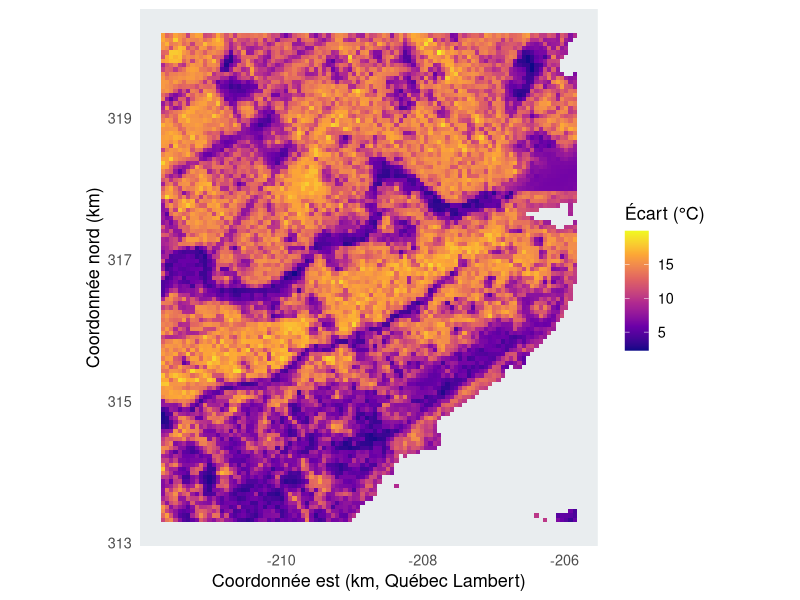
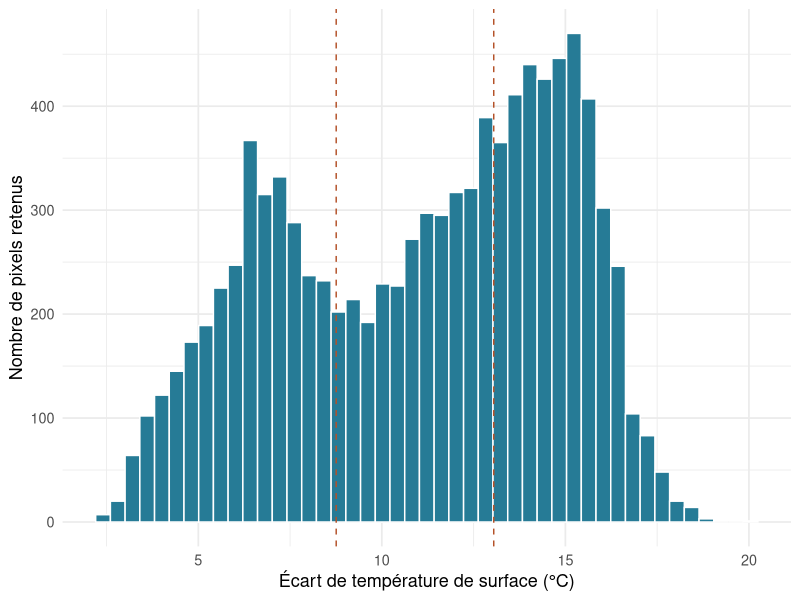
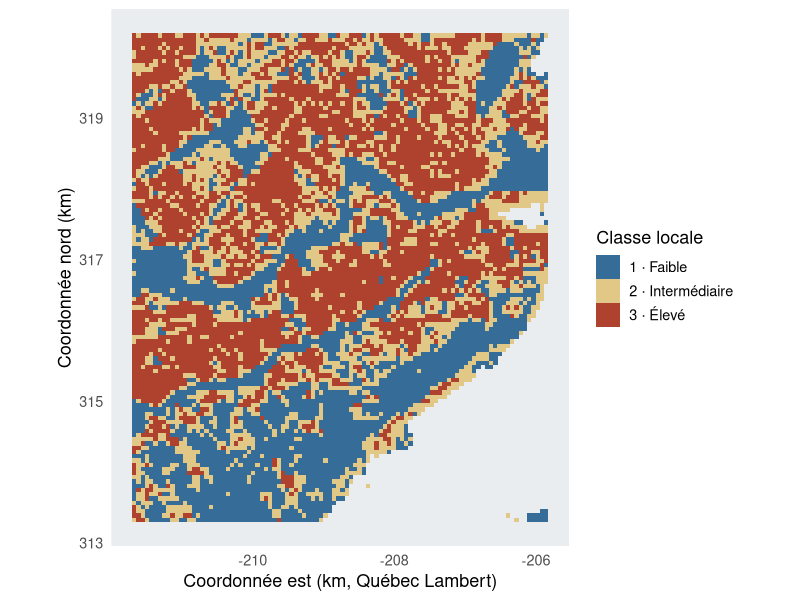
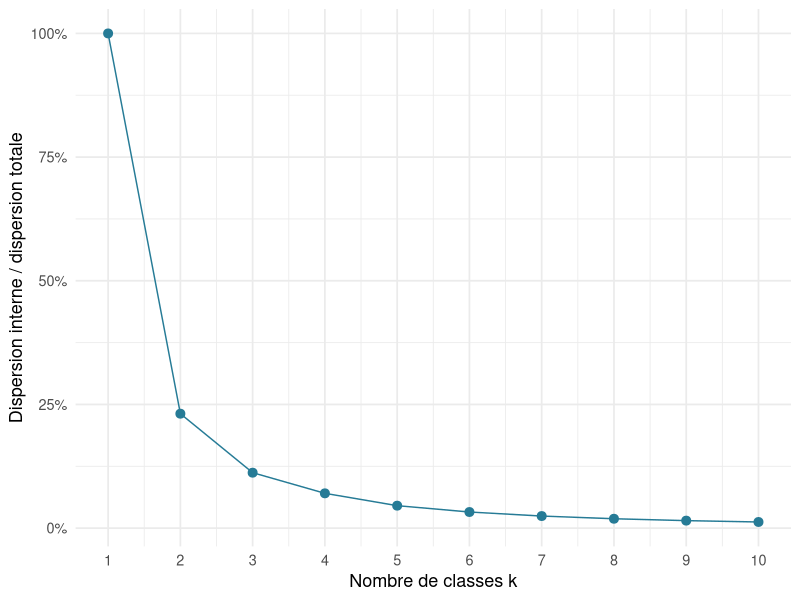
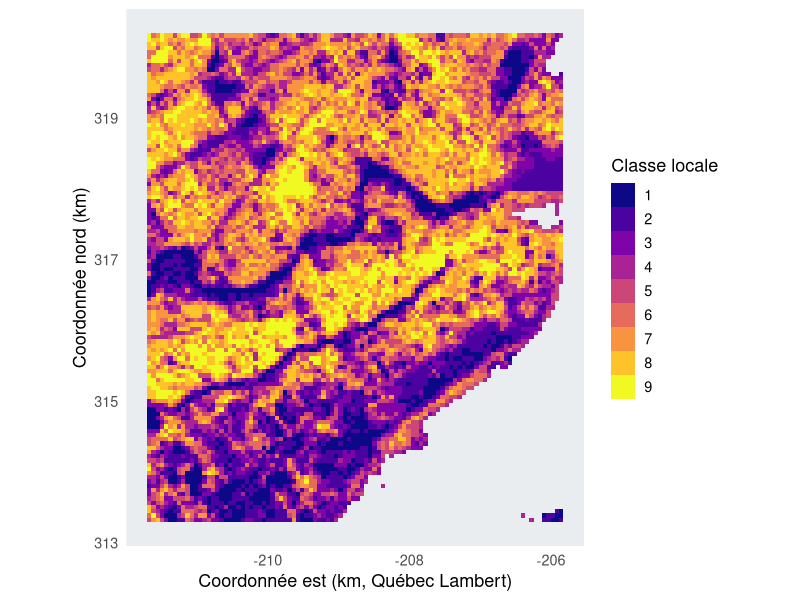

Reproduce these figures in R, in order.
## ---- chunk 1
library(readr)
library(dplyr)
library(tidyr)
library(ggplot2)
library(knitr)
library(scales)

theme_set(theme_minimal(base_size = 13))
fmt <- function(x, digits = 1) {
  formatC(x, format = "f", digits = digits, decimal.mark = ",")
}
chaleur <- read_csv("data/chaleur-quebec-2020-2022.csv",
                    col_types = cols(.default = col_double()))
stopifnot(nrow(chaleur) > 1000, !anyDuplicated(chaleur[c("x_m", "y_m")]),
          all(is.finite(chaleur$ecart_c)), all(chaleur$ecart_c != -99999))

chaleur |>
  summarise(Pixels = n(), Minimum = min(ecart_c),
            Mediane = median(ecart_c), Maximum = max(ecart_c)) |>
  kable(digits = 2, caption = "Écarts de température de surface dans l’extrait (°C).")
## ---- chunk 2
#| fig-cap: "Écarts prédits dans l’extrait autour de Québec. Chaque carré affiche un pixel retenu, agrandi au pas de 60 m pour la lecture ; aucune moyenne à 60 m n’a été calculée. Les espaces sans valeur sont gris."
#| fig-alt: "Carte continue des écarts de température de surface prédits dans une fenêtre autour de Québec, du plus faible au plus élevé."
ggplot(chaleur, aes(x_m / 1000, y_m / 1000, fill = ecart_c)) +
  geom_tile(width = .06, height = .06) +
  scale_fill_viridis_c(option = "C", name = "Écart (°C)") +
  coord_equal() +
  labs(x = "Coordonnée est (km, Québec Lambert)",
       y = "Coordonnée nord (km)") +
  theme(panel.background = element_rect(fill = "#e9edef", color = NA),
        panel.grid = element_blank())
## ---- chunk 3
# Les numéros bruts de kmeans sont arbitraires. Cette fonction les ordonne
# du plus petit au plus grand centre, ce qui rend les cartes interprétables.
classer <- function(valeurs, k, graine = 4230) {
  set.seed(graine)
  modele <- kmeans(matrix(valeurs, ncol = 1), centers = k,
                   nstart = 25, iter.max = 200)
  ordre <- order(modele$centers[, 1])
  list(modele = modele,
       centres = as.numeric(modele$centers[ordre, 1]),
       classe = match(modele$cluster, ordre))
}

k3 <- classer(chaleur$ecart_c, k = 3)
chaleur <- chaleur |> mutate(classe3 = k3$classe)
resume3 <- chaleur |>
  group_by(classe3) |>
  summarise(n = n(), minimum = min(ecart_c), centre = mean(ecart_c),
            maximum = max(ecart_c), .groups = "drop")
resume3 |> kable(digits = 2,
  caption = "Trois classes calculées sur l’extrait. Les centres sont les moyennes de classe.")

stopifnot(all(diff(k3$centres) > 0), sum(resume3$n) == nrow(chaleur))
## ---- chunk 4
#| fig-cap: "La distribution continue et les deux frontières du classement en trois groupes."
#| fig-alt: "Histogramme des écarts de température, séparé par les deux seuils calculés entre les trois centres k-means."
seuils3 <- (head(k3$centres, -1) + tail(k3$centres, -1)) / 2
ggplot(chaleur, aes(ecart_c)) +
  geom_histogram(bins = 45, fill = "#267b96", color = "white") +
  geom_vline(xintercept = seuils3, linetype = "dashed", color = "#b45229") +
  labs(x = "Écart de température de surface (°C)", y = "Nombre de pixels retenus")
## ---- chunk 5
#| fig-cap: "Trois groupes ordonnés selon leurs centres. Les mots faible, intermédiaire et élevé se rapportent uniquement aux valeurs de cet extrait."
#| fig-alt: "Carte des trois groupes k-means dans le secteur étudié, classés du plus faible au plus grand écart de température."
chaleur |>
  mutate(groupe = factor(classe3, levels = 1:3,
                         labels = c("1 · Faible", "2 · Intermédiaire", "3 · Élevé"))) |>
  ggplot(aes(x_m / 1000, y_m / 1000, fill = groupe)) +
  geom_tile(width = .06, height = .06) +
  scale_fill_manual(values = c("#366c98", "#e1c886", "#ae422f"), name = "Classe locale") +
  coord_equal() + labs(x = "Coordonnée est (km, Québec Lambert)",
                       y = "Coordonnée nord (km)") +
  theme(panel.background = element_rect(fill = "#e9edef", color = NA),
        panel.grid = element_blank())
## ---- chunk 6
#| fig-cap: "Dispersion interne relative au classement à un seul groupe. Le graphique aide à apprécier le gain obtenu en ajoutant une classe."
#| fig-alt: "Courbe de la dispersion interne pour un à dix groupes k-means."
dispersion_totale <- sum((chaleur$ecart_c - mean(chaleur$ecart_c))^2)
coude <- tibble(k = 1:10,
  W = vapply(1:10, function(k) {
    classer(chaleur$ecart_c, k)$modele$tot.withinss
  }, numeric(1))) |>
  mutate(fraction = W / dispersion_totale)
ggplot(coude, aes(k, fraction)) +
  geom_line(color = "#267b96") + geom_point(color = "#267b96", size = 2.7) +
  scale_x_continuous(breaks = 1:10) +
  scale_y_continuous(labels = label_percent()) +
  labs(x = "Nombre de classes k", y = "Dispersion interne / dispersion totale")
## ---- chunk 7
#| fig-cap: "Neuf classes recalculées localement. Elles ne correspondent pas aux numéros des classes officielles de l’INSPQ."
#| fig-alt: "Carte de neuf classes k-means ordonnées par écart de température croissant sur l’extrait."
k9 <- classer(chaleur$ecart_c, k = 9)
chaleur <- chaleur |> mutate(classe9 = k9$classe)
ggplot(chaleur, aes(x_m / 1000, y_m / 1000, fill = factor(classe9))) +
  geom_tile(width = .06, height = .06) +
  scale_fill_viridis_d(option = "C", name = "Classe locale") +
  coord_equal() + labs(x = "Coordonnée est (km, Québec Lambert)",
                       y = "Coordonnée nord (km)") +
  theme(panel.background = element_rect(fill = "#e9edef", color = NA),
        panel.grid = element_blank())
## ---- chunk 8
ouest <- chaleur |> filter(x_m <= mean(range(chaleur$x_m)))
k3_ouest <- classer(ouest$ecart_c, k = 3)
seuils_ouest <- (head(k3_ouest$centres, -1) + tail(k3_ouest$centres, -1)) / 2

tibble(
  Frontiere = c("Classe 1 vers classe 2", "Classe 2 vers classe 3"),
  fenetre_complete = seuils3,
  moitie_ouest = seuils_ouest
) |> kable(digits = 2, caption = "Seuils de classement, en °C.")

part_changee <- mean(ouest$classe3 != k3_ouest$classe)
## ---- chunk 9
robustesse <- tibble(
  graine = c(1, 10, 100, 4230),
  W3 = vapply(graine, function(s) {
    classer(chaleur$ecart_c, 3, graine = s)$modele$tot.withinss
  }, numeric(1)))
robustesse |> kable(digits = 3)
## ---- chunk 10
terciles <- quantile(chaleur$ecart_c, probs = c(0, 1/3, 2/3, 1))
groupes_terciles <- cut(chaleur$ecart_c, breaks = terciles,
                        include.lowest = TRUE, labels = FALSE)
table(groupes_terciles)

translation <- classer(chaleur$ecart_c + 2, 3)
stopifnot(all(translation$classe == k3$classe),
          max(abs(translation$centres - k3$centres - 2)) < 1e-6)
## ---- chunk 11
sessionInfo()
